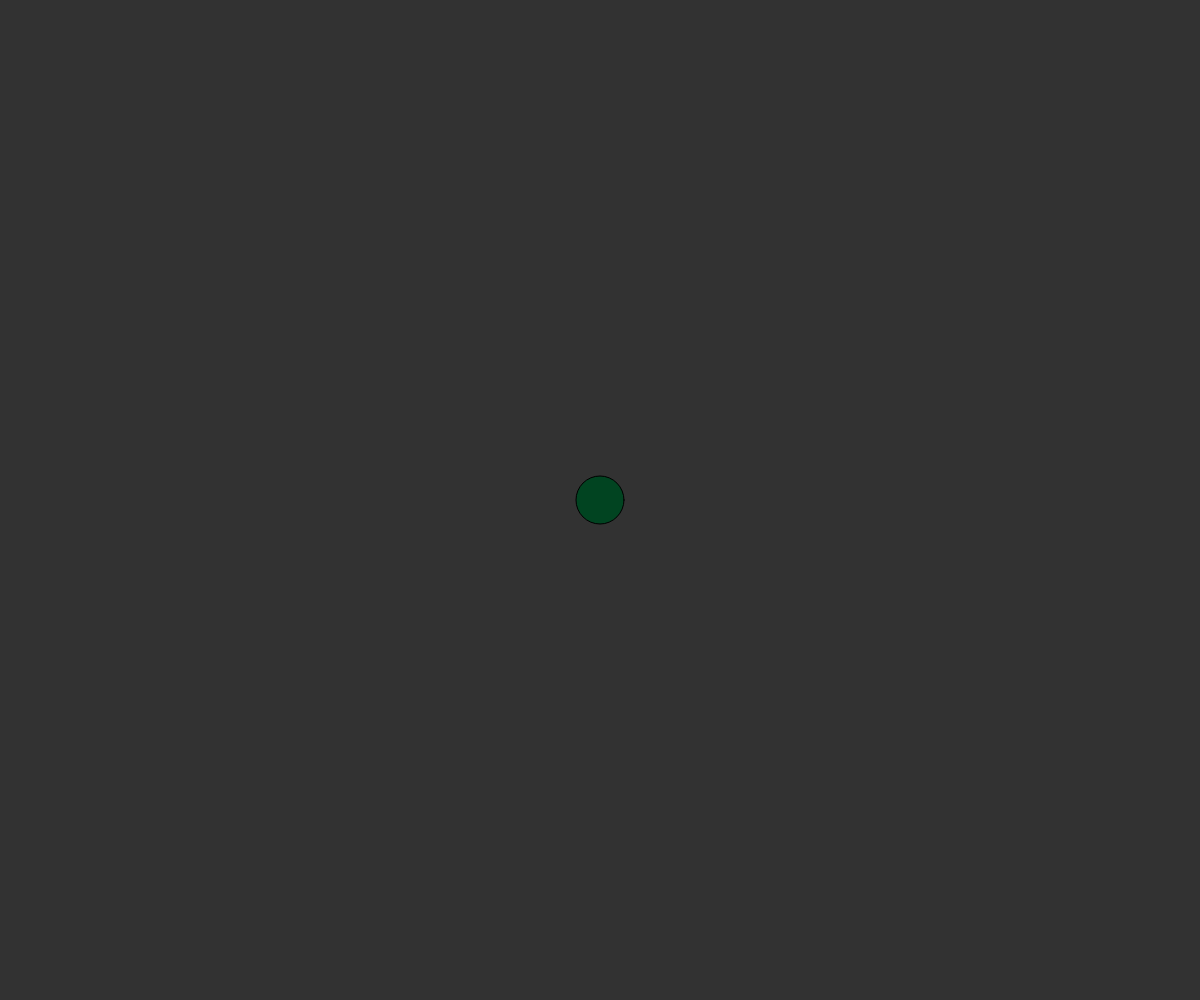
Frame 1 (no input)
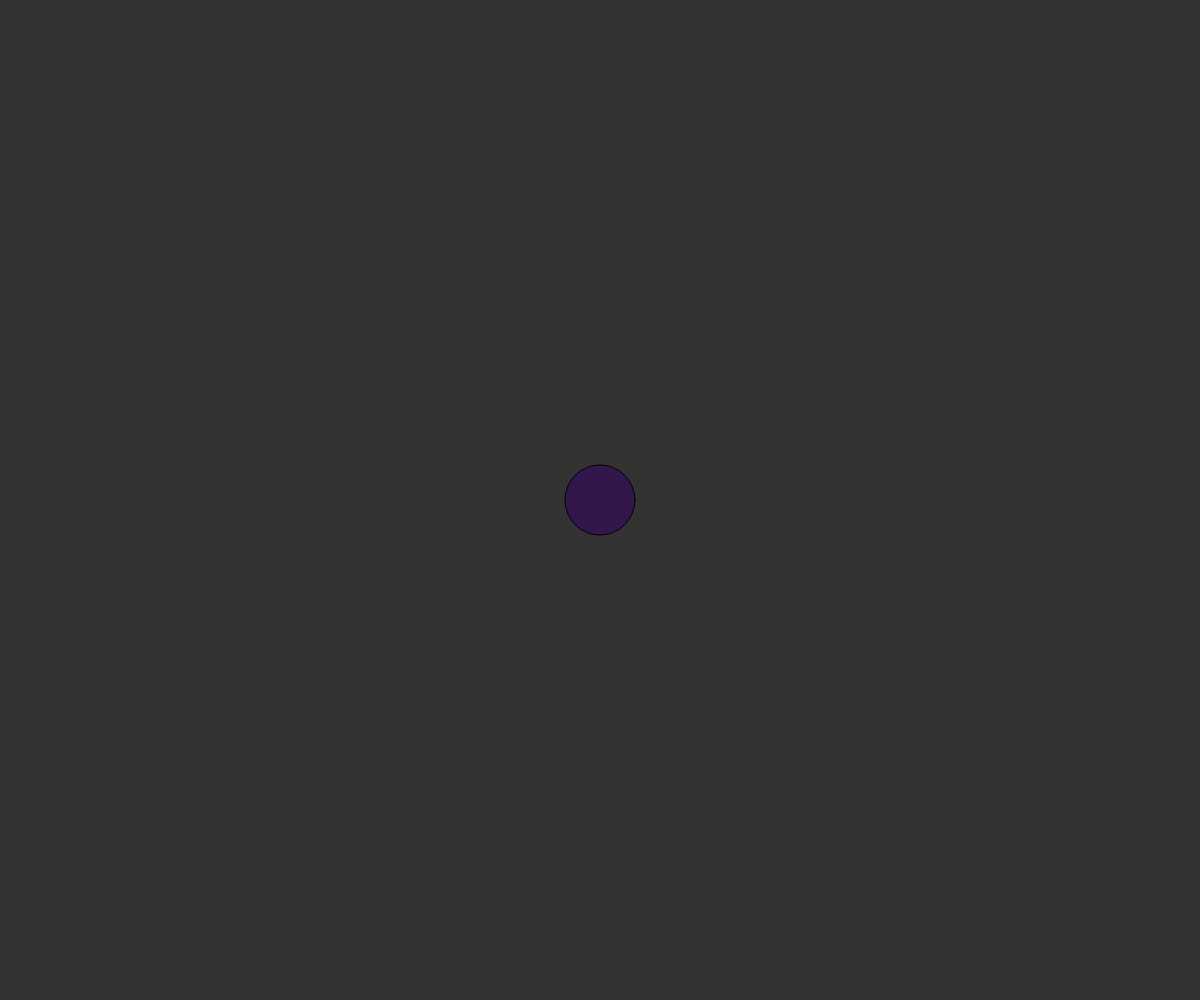
Frame 60 (no input)
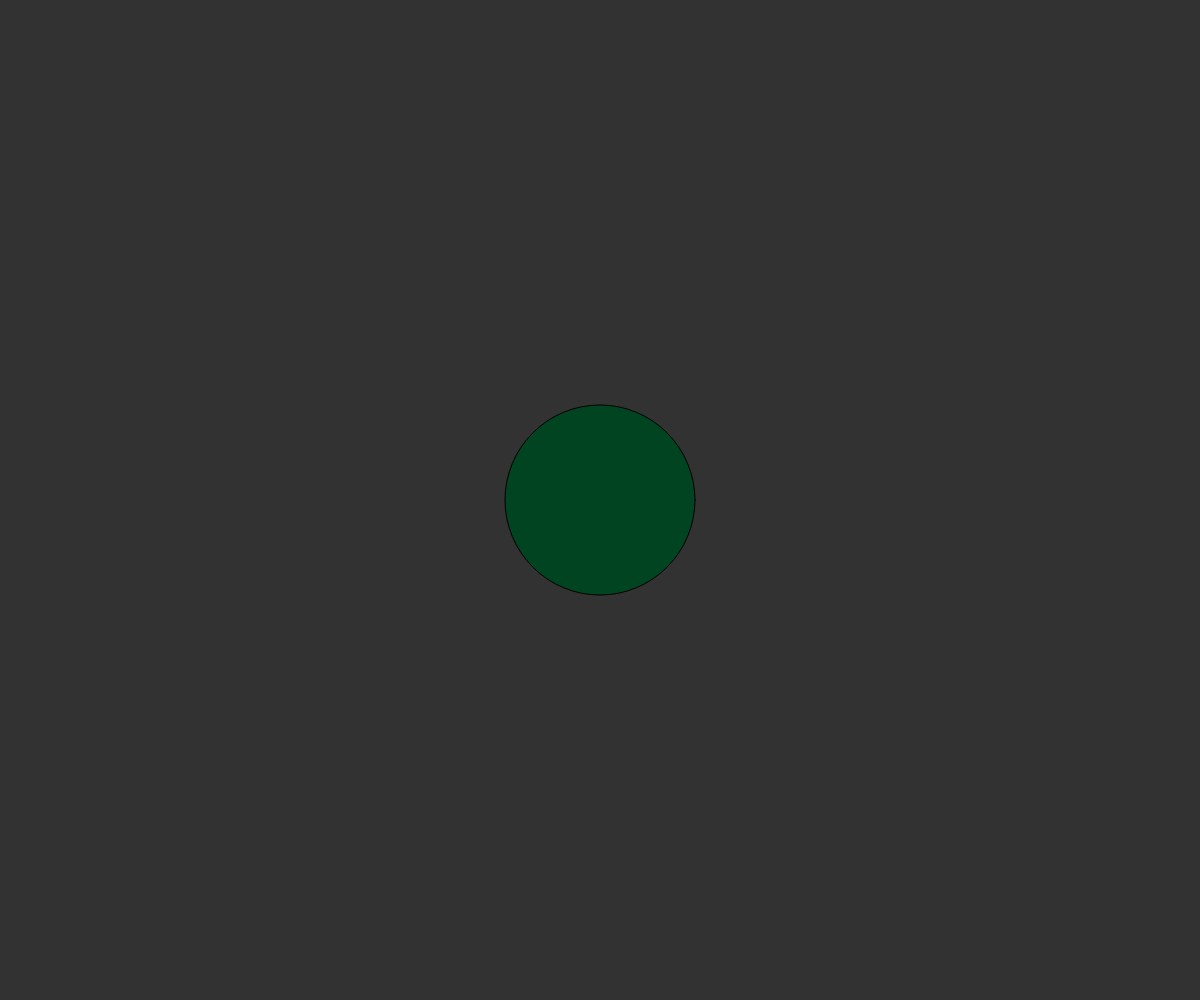
Frame 120 (the mouse pressed at the canvas centre since frame 60)

The p5.js sketch that drew these frames (run headless with seeded random() and noise() and a simulated clock; from frame 60 on, the mouse is pressed at the canvas centre):

// p5.js sketch
// ── sketch.js
// Project Title
// Max Babcock
// 9/25/2024

// Global Variables
let currentColor = 0;   // 0, 1, 2
let circleSize = 50;
let growing = false;  // 2-state (true/false)
let myColor;

function setup() {
  createCanvas(windowWidth, windowHeight);
  myColor = color(50,23,77);    // 3-tuple
}

function draw() {
  background(50);

  // Circle Code - fill value
  switch(currentColor){ // what is the value of current nigger
    case 0:
      fill(1,68,33);  break;
    case 1:
      fill(myColor);    break;
    case 2:
      fill(10,126,140); break;
  }

// Circle: change the color state (variable)
if(frameCount % 30 === 0) {  // true once each 30 fps
  // 0, 1, 2, 3, 4, 5, 6, 7, 8, 9
  currentColor ++;
  if(currentColor > 2){currentColor = 0;} 
}


// Circle: grow/shrink
if(growing === true)  circleSize += 2;
else circleSize -= 2;

// Circle: Actually draw it!
circle(width/2, height/2, circleSize);
}

function keyPressed(){
  // called automatically when a key is pressed
  if(key === "a"){
    growing = !growing;
  }
}
